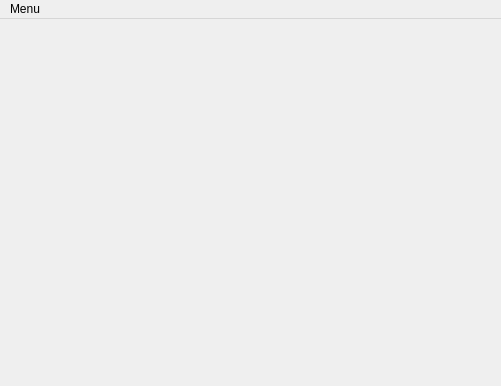
<?xml version="1.0" encoding="UTF-8"?>
<ui version="4.0">
 <class>MainWindow</class>
 <widget class="QMainWindow" name="MainWindow">
  <property name="geometry">
   <rect>
    <x>0</x>
    <y>0</y>
    <width>501</width>
    <height>386</height>
   </rect>
  </property>
  <property name="windowTitle">
   <string>MainWindow</string>
  </property>
  <widget class="QWidget" name="centralwidget">
   <widget class="QLabel" name="input_image">
    <property name="geometry">
     <rect>
      <x>20</x>
      <y>20</y>
      <width>131</width>
      <height>131</height>
     </rect>
    </property>
    <property name="text">
     <string/>
    </property>
   </widget>
   <widget class="QLabel" name="output_image">
    <property name="geometry">
     <rect>
      <x>250</x>
      <y>20</y>
      <width>131</width>
      <height>131</height>
     </rect>
    </property>
    <property name="text">
     <string/>
    </property>
   </widget>
   <widget class="QLabel" name="channel_1">
    <property name="geometry">
     <rect>
      <x>30</x>
      <y>200</y>
      <width>131</width>
      <height>131</height>
     </rect>
    </property>
    <property name="text">
     <string/>
    </property>
   </widget>
   <widget class="QLabel" name="channel_2">
    <property name="geometry">
     <rect>
      <x>190</x>
      <y>200</y>
      <width>131</width>
      <height>131</height>
     </rect>
    </property>
    <property name="text">
     <string/>
    </property>
   </widget>
   <widget class="QLabel" name="channel_3">
    <property name="geometry">
     <rect>
      <x>340</x>
      <y>190</y>
      <width>131</width>
      <height>131</height>
     </rect>
    </property>
    <property name="text">
     <string/>
    </property>
   </widget>
  </widget>
  <widget class="QMenuBar" name="menuBar">
   <property name="geometry">
    <rect>
     <x>0</x>
     <y>0</y>
     <width>501</width>
     <height>23</height>
    </rect>
   </property>
   <widget class="QMenu" name="menuMenu">
    <property name="title">
     <string>Menu</string>
    </property>
    <addaction name="actionCarregar_imagem"/>
    <addaction name="actionEscala_Cinza"/>
    <addaction name="actionEscala_Cinza_Inversa"/>
    <addaction name="actionColorida_Inversa"/>
    <addaction name="actionSeparar_canais_de_cores"/>
    <addaction name="actionSal_e_pimenta"/>
    <addaction name="separator"/>
    <addaction name="actionFiltro_3x3"/>
   </widget>
   <addaction name="menuMenu"/>
  </widget>
  <action name="actionEscala_Cinza">
   <property name="text">
    <string>Escala Cinza</string>
   </property>
  </action>
  <action name="actionEscala_Cinza_Inversa">
   <property name="text">
    <string>Escala Cinza Inversa</string>
   </property>
  </action>
  <action name="actionColorida_Inversa">
   <property name="text">
    <string>Colorida Inversa</string>
   </property>
  </action>
  <action name="actionSeparar_canais_de_cores">
   <property name="text">
    <string>Separar canais de cores</string>
   </property>
  </action>
  <action name="actionCarregar_imagem">
   <property name="text">
    <string>Carregar imagem</string>
   </property>
  </action>
  <action name="actionSal_e_pimenta">
   <property name="text">
    <string>Sal e pimenta</string>
   </property>
  </action>
  <action name="actionFiltro_3x3">
   <property name="text">
    <string>Filtro 3x3</string>
   </property>
  </action>
 </widget>
 <resources/>
 <connections/>
</ui>
